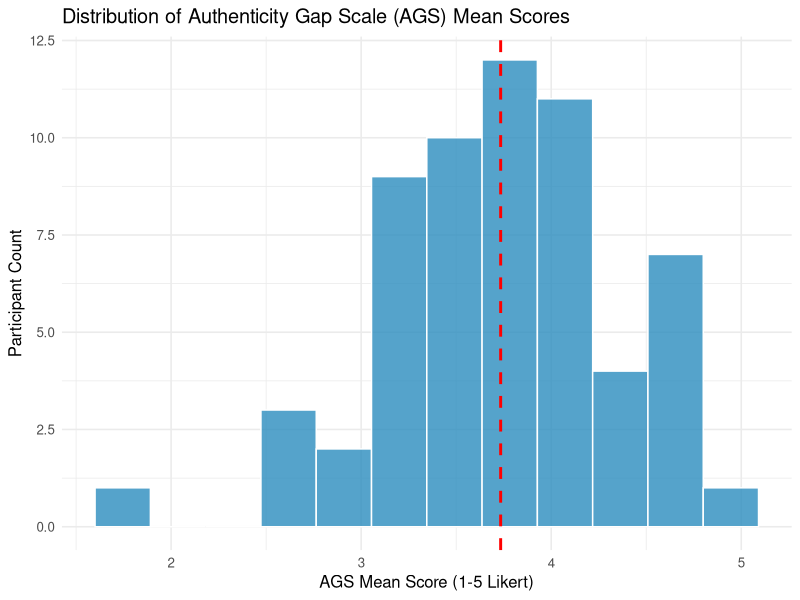

Write the R code that produced this figure.
# ==============================================================================
# Script 01: Exploratory Data Analysis & Scale Psychometrics (AGS)
# Study: Authenticity Gap in AI-Assisted Academic Writing
# Lead Researcher: Dr. Pegah Merrikhi (pegah.merrikhiii@gmail.com)
# ==============================================================================

required_pkgs <- c("tidyverse", "psych", "readr", "ggplot2")
new_pkgs <- required_pkgs[!(required_pkgs %in% installed.packages()[, "Package"])]
if(length(new_pkgs)) install.packages(new_pkgs, dependencies = TRUE)

suppressPackageStartupMessages({
  library(tidyverse)
  library(psych)
  library(readr)
  library(ggplot2)
})

# 1. Load Data
participants <- read_csv("participants.csv", show_col_types = FALSE)
ags_items <- read_csv("ags_survey_items.csv", show_col_types = FALSE)

cat("==============================================\n")
cat("1. PARTICIPANT DEMOGRAPHICS (N = ", nrow(participants), ")\n")
cat("==============================================\n")

gender_tbl <- table(participants$Gender_Code)
cat("\n--- Gender Distribution ---\n")
print(gender_tbl)

cefr_tbl <- table(participants$CEFR_Code)
cat("\n--- CEFR Level Distribution ---\n")
print(cefr_tbl)

cat("\n--- AI Experience (Months) Summary ---\n")
print(summary(participants$AI_Experience_Months))

# 2. Authenticity Gap Scale (AGS) Reliability
cat("\n==============================================\n")
cat("2. AGS SCALE RELIABILITY & PSYCHOMETRICS\n")
cat("==============================================\n")

item_cols <- paste0("AGS_", sprintf("%02d", 1:15))
ags_matrix <- ags_items %>% select(all_of(item_cols))

alpha_res <- psych::alpha(ags_matrix)
cat("\n--- Overall Cronbach's Alpha (15 items) ---\n")
cat("Raw Alpha:", round(alpha_res$total$raw_alpha, 3), "\n")
cat("Standardized Alpha:", round(alpha_res$total$std.alpha, 3), "\n")

cat("\n--- AGS Total Mean ---\n")
cat("Mean:", round(mean(ags_items$AGS_Total_Mean, na.rm = TRUE), 2), "\n")
cat("SD:  ", round(sd(ags_items$AGS_Total_Mean, na.rm = TRUE), 2), "\n")

p <- ggplot(ags_items, aes(x = AGS_Total_Mean)) +
  geom_histogram(bins = 12, fill = "#2b8cbe", color = "white", alpha = 0.8) +
  geom_vline(xintercept = mean(ags_items$AGS_Total_Mean), color = "red", linetype = "dashed", linewidth = 1) +
  labs(
    title = "Distribution of Authenticity Gap Scale (AGS) Mean Scores",
    x = "AGS Mean Score (1-5 Likert)",
    y = "Participant Count"
  ) +
  theme_minimal(base_size = 12)

ggsave("plot_ags_distribution.png", plot = p, width = 7, height = 4.5, dpi = 300)
cat("\nSaved: plot_ags_distribution.png\n")
